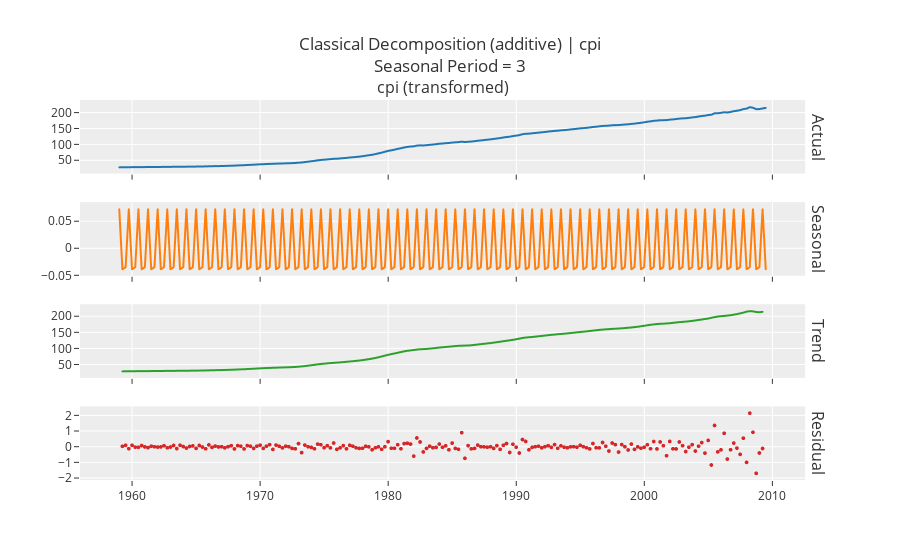

Source (notebook cell):
### Code cell
exp.plot_model(plot='decomp')

### Figure 1 — Plotly figure (JSON) as saved in the notebook; plotly's stock layout.template omitted (floating-point values rounded to 4 significant figures; data arrays with more than 128 entries replaced by an {"elided": "..."} marker saying what was removed)
{"data": [{"line": {"color": "rgb(31, 119, 180)", "width": 2}, "marker": {"size": 2}, "mode": "lines+markers", "name": "Actual", "type": "scattergl", "x": {"elided": "203 str values"}, "xaxis": "x", "y": {"elided": "203 float values"}, "yaxis": "y"}, {"line": {"color": "rgb(255, 127, 14)", "width": 2}, "marker": {"size": 2}, "mode": "lines+markers", "name": "Seasonal", "type": "scattergl", "x": {"elided": "203 str values"}, "xaxis": "x2", "y": {"elided": "203 float values"}, "yaxis": "y2"}, {"line": {"color": "rgb(44, 160, 44)", "width": 2}, "marker": {"size": 2}, "mode": "lines+markers", "name": "Trend", "type": "scattergl", "x": {"elided": "203 str values"}, "xaxis": "x3", "y": {"elided": "203 float values"}, "yaxis": "y3"}, {"line": {"color": "rgb(214, 39, 40)", "width": 2}, "marker": {"size": 4}, "mode": "markers", "name": "Residuals", "type": "scattergl", "x": {"elided": "203 str values"}, "xaxis": "x4", "y": {"elided": "203 float values"}, "yaxis": "y4"}], "layout": {"annotations": [{"font": {"size": 16}, "showarrow": false, "text": "cpi (transformed)", "x": 0.49, "xanchor": "center", "xref": "paper", "y": 1, "yanchor": "bottom", "yref": "paper"}, {"font": {"size": 16}, "showarrow": false, "text": "Actual", "textangle": 90, "x": 0.98, "xanchor": "left", "xref": "paper", "y": 0.9031, "yanchor": "middle", "yref": "paper"}, {"font": {"size": 16}, "showarrow": false, "text": "Seasonal", "textangle": 90, "x": 0.98, "xanchor": "left", "xref": "paper", "y": 0.6344, "yanchor": "middle", "yref": "paper"}, {"font": {"size": 16}, "showarrow": false, "text": "Trend", "textangle": 90, "x": 0.98, "xanchor": "left", "xref": "paper", "y": 0.3656, "yanchor": "middle", "yref": "paper"}, {"font": {"size": 16}, "showarrow": false, "text": "Residual", "textangle": 90, "x": 0.98, "xanchor": "left", "xref": "paper", "y": 0.09688, "yanchor": "middle", "yref": "paper"}], "showlegend": false, "title": {"text": "Classical Decomposition (additive) | cpi<br>Seasonal Period = 3"}, "xaxis": {"anchor": "y", "domain": [0, 0.98], "matches": "x4", "showticklabels": false}, "xaxis2": {"anchor": "y2", "domain": [0, 0.98], "matches": "x4", "showticklabels": false}, "xaxis3": {"anchor": "y3", "domain": [0, 0.98], "matches": "x4", "showticklabels": false}, "xaxis4": {"anchor": "y4", "domain": [0, 0.98]}, "yaxis": {"anchor": "x", "domain": [0.8063, 1]}, "yaxis2": {"anchor": "x2", "domain": [0.5375, 0.7312]}, "yaxis3": {"anchor": "x3", "domain": [0.2687, 0.4625]}, "yaxis4": {"anchor": "x4", "domain": [0, 0.1938]}}}
